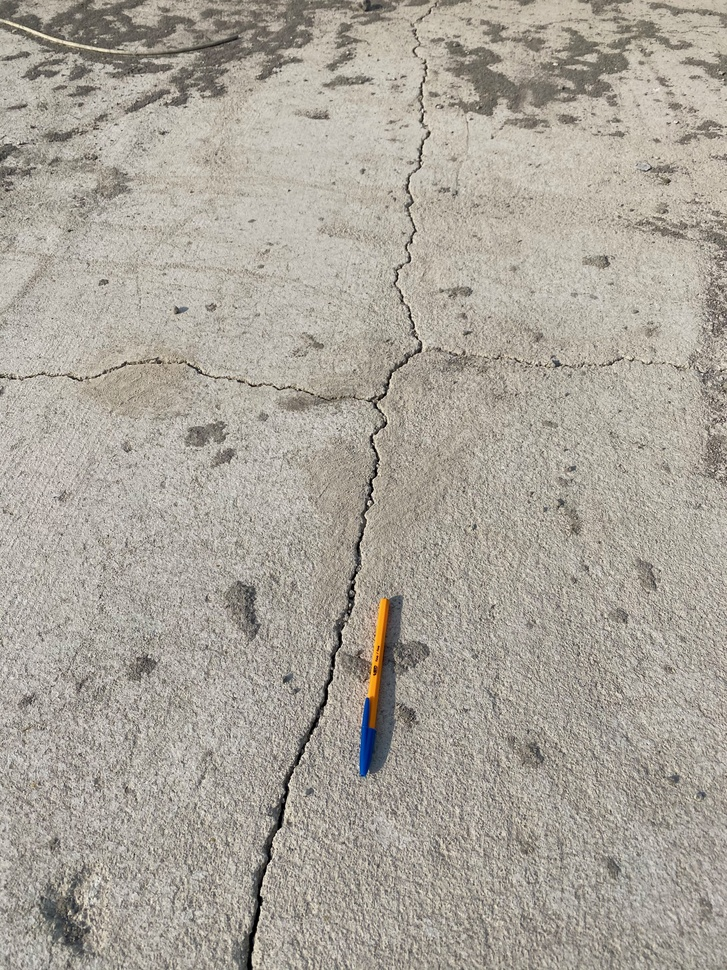
#> input picture IMG_3985.jpeg, 727 x 970 px, shrunk from 3024 x 4032 before the run
$ python main.py
#> lines starting #> are read from the running program, lines starting #| are printed output that depends on the picture
#!/usr/bin/env python3

from PIL import Image
im = Image.open("./IMG_3985.jpeg")
#> im is the input picture: PIL image 727x970 RGB; mean R, G, B 169.8, 164, 154.2
im.rotate(45).show()
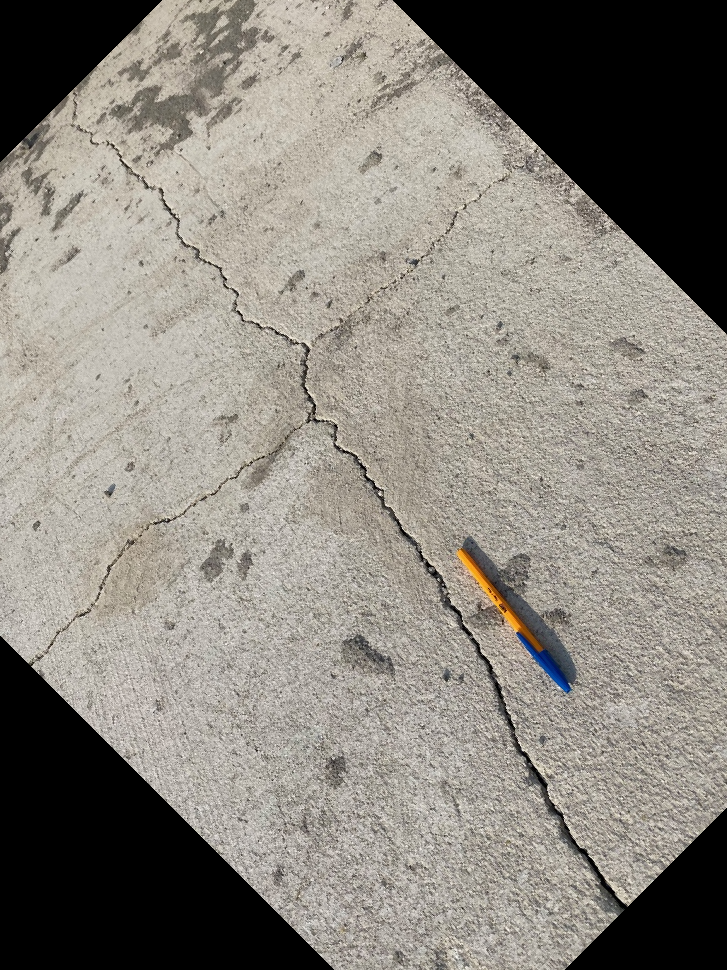
#> shown: PIL image 727x970 RGB; mean R, G, B 138.4, 133.7, 125.7
